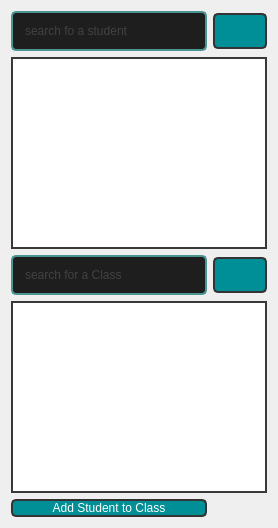
                <widget class="QWidget" name="Add_Student_Class_Tab">
                 <attribute name="icon">
                  <iconset resource="Resources.qrc">
                   <normaloff>:/icons/add.svg</normaloff>:/icons/add.svg</iconset>
                 </attribute>
                 <attribute name="title">
                  <string>Add Student to Class</string>
                 </attribute>
                 <layout class="QGridLayout" name="gridLayout_2">
                  <item row="0" column="0">
                   <widget class="QLineEdit" name="Student_Search_Bar2">
                    <property name="styleSheet">
                     <string notr="true">QLineEdit {
	border: 2px solid rgb(74, 148, 146);
	border-radius: 5px;
	padding: 10px;
	background-color: rgb(30, 30, 30);	
	color: rgb(100, 100, 100);
}
QLineEdit:hover {
	border: 2px solid rgb(0, 255, 255);
   
}
QLineEdit:focus {
	border: 2px solid rgb(255, 255, 0);
	color: rgb(250, 250, 250);
}</string>
                    </property>
                    <property name="placeholderText">
                     <string>search fo a student</string>
                    </property>
                   </widget>
                  </item>
                  <item row="0" column="1">
                   <widget class="QPushButton" name="Student_Search_Btn_5">
                    <property name="styleSheet">
                     <string notr="true">QPushButton {
	border: 2px solid rgb(51,51,51);
	border-radius: 5px;	
	color:rgb(255,255,255);
	background-color: rgb(51,51,51);
	background-color: rgb(0,143,150);
padding:9px

}
QPushButton:hover {
	
	background-color: rgb(0, 255, 255);
}
QPushButton:pressed {	
	border: 2px solid rgb(0,143,150);
	background-color: rgb(51,51,51);
}

QPushButton:disabled {	
	border-radius: 5px;	
	border: 2px solid rgb(112,112,112);
	background-color: rgb(112,112,112);
}</string>
                    </property>
                    <property name="text">
                     <string/>
                    </property>
                    <property name="icon">
                     <iconset resource="Resources.qrc">
                      <normaloff>:/icons/search.svg</normaloff>:/icons/search.svg</iconset>
                    </property>
                   </widget>
                  </item>
                  <item row="1" column="0" colspan="2">
                   <widget class="QListWidget" name="Student_Search_Result2">
                    <property name="styleSheet">
                     <string notr="true">QListWidget {
  border: 2px solid rgb(56, 56, 56);
  
}

QListWidget QScrollBar {
  background: lightblue;
}

QListView::item:selected {
  border: 2px solid black;
  background: green;
}</string>
                    </property>
                    <property name="frameShape">
                     <enum>QFrame::NoFrame</enum>
                    </property>
                   </widget>
                  </item>
                  <item row="2" column="0">
                   <widget class="QLineEdit" name="Class_Search_Bar3">
                    <property name="styleSheet">
                     <string notr="true">QLineEdit {
	border: 2px solid rgb(74, 148, 146);
	border-radius: 5px;
	padding: 10px;
	background-color: rgb(30, 30, 30);	
	color: rgb(100, 100, 100);
}
QLineEdit:hover {
	border: 2px solid rgb(0, 255, 255);
   
}
QLineEdit:focus {
	border: 2px solid rgb(255, 255, 0);
	color: rgb(250, 250, 250);
}</string>
                    </property>
                    <property name="placeholderText">
                     <string>search for a Class</string>
                    </property>
                   </widget>
                  </item>
                  <item row="2" column="1">
                   <widget class="QPushButton" name="Student_Search_Btn_6">
                    <property name="styleSheet">
                     <string notr="true">QPushButton {
	border: 2px solid rgb(51,51,51);
	border-radius: 5px;	
	color:rgb(255,255,255);
	background-color: rgb(51,51,51);
	background-color: rgb(0,143,150);
padding:9px

}
QPushButton:hover {
	
	background-color: rgb(0, 255, 255);
}
QPushButton:pressed {	
	border: 2px solid rgb(0,143,150);
	background-color: rgb(51,51,51);
}

QPushButton:disabled {	
	border-radius: 5px;	
	border: 2px solid rgb(112,112,112);
	background-color: rgb(112,112,112);
}</string>
                    </property>
                    <property name="text">
                     <string/>
                    </property>
                    <property name="icon">
                     <iconset resource="Resources.qrc">
                      <normaloff>:/icons/search.svg</normaloff>:/icons/search.svg</iconset>
                    </property>
                   </widget>
                  </item>
                  <item row="3" column="0" colspan="2">
                   <widget class="QListWidget" name="Class_Search_Result3">
                    <property name="styleSheet">
                     <string notr="true">QListWidget {
  border: 2px solid rgb(56, 56, 56);
  
}

QListWidget QScrollBar {
  background: lightblue;
}

QListView::item:selected {
  border: 2px solid black;
  background: green;
}</string>
                    </property>
                    <property name="frameShape">
                     <enum>QFrame::NoFrame</enum>
                    </property>
                   </widget>
                  </item>
                  <item row="4" column="0">
                   <widget class="QPushButton" name="Add_Student_Class_Btn">
                    <property name="styleSheet">
                     <string notr="true">QPushButton {
	border: 2px solid rgb(51,51,51);
	border-radius: 5px;	
	color:rgb(255,255,255);
	background-color: rgb(51,51,51);
	background-color: rgb(0,143,150);

}
QPushButton:hover {
	
	background-color: rgb(0, 255, 255);
}
QPushButton:pressed {	
	border: 2px solid rgb(0,143,150);
	background-color: rgb(51,51,51);
}

QPushButton:disabled {	
	border-radius: 5px;	
	border: 2px solid rgb(112,112,112);
	background-color: rgb(112,112,112);
}</string>
                    </property>
                    <property name="text">
                     <string>Add Student to Class</string>
                    </property>
                   </widget>
                  </item>
                 </layout>
                </widget>
